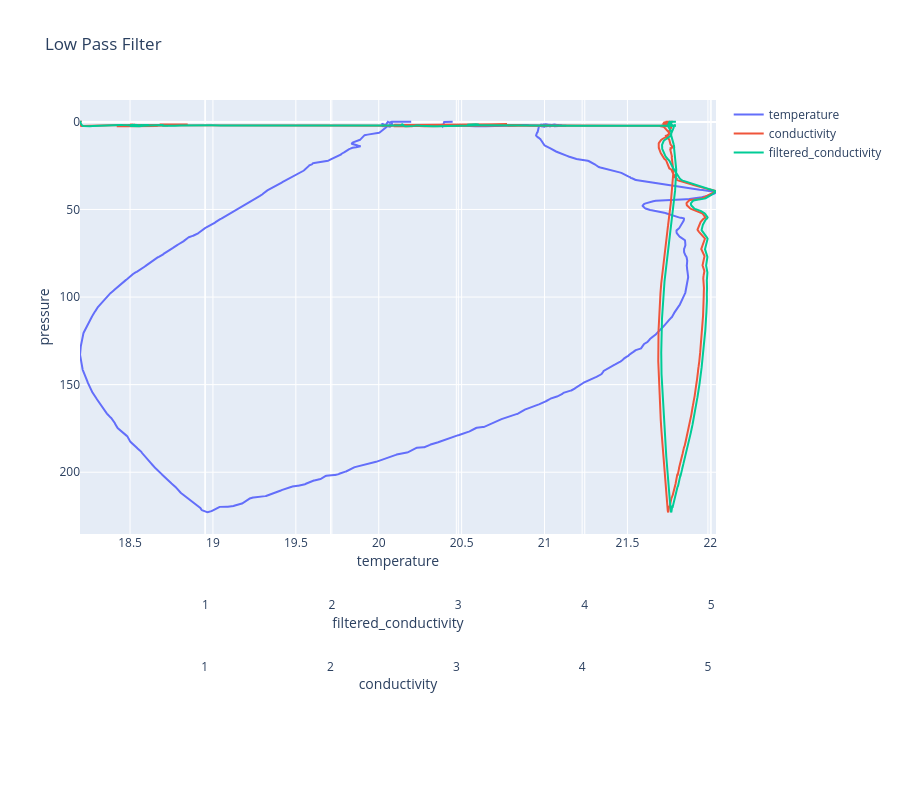

Notebook code for this chart:
### Markdown cell above
## [Low Pass Filter](#proc-list)

This section shows how to use a low-pass filter on one or more columns of converted data. A low-pass filter removes high frequency data to make the data smoother. To make sure there is zero phase shift (no time shift), the filter is first applied forward through the data and then backward through the forward-filtered data. This removes any time shifts caused by the filter.  

Pressure data is typically filtered with a time constant equal to four times the CTD scan rate. Conductivity and temperature are typically filtered for *some* CTDs. Typical time constants are:  

| Instrument              | Temperature | Conductivity | Pressure |
|-------------------------|-------------|--------------|----------|
| SBE 19plus or 19plus V2 | 0.5         | 0.5          | 1.0      |

### Filter Formula
For a low-pass filter with time constant $Γ$:  
&emsp; $Γ= 1/2πf$  
&emsp; $T =$ sample interval (seconds)  
&emsp; $S_0 = 1/Γ$  
  
Laplace transform of the transfer function of a low-pass filter (single pole) with a time constant of $Γ$ seconds is:  

&emsp; $H(s) = \frac{1}{1 + (S/S_0)}$  
  
Using the bilinear transform:  

&emsp; $S - f(z) \overset{\Delta}{=} \frac{2(1-z^{-1})}{T(1+z^{-1})} = \frac{2(z-1)}{T(z+1)}$  

&emsp; $H(z) = \frac{1}{1 + \frac{2(z-1)}{T(z+1)S_0}} = \frac{z^{-1}+1}{1 + \frac{2}{TS_0}(1+\frac{1-2/TS_0}{1+2/TS_0}z^{-1})}$  

If:  

&emsp; $A = \frac{1}{1 + \frac{2}{TS_0}}$  

&emsp; $B = \frac{1 - \frac{2}{TS_0}}{1 + \frac{2}{TS_0}}$  

Then:  

&emsp; $H(z) = \frac{Y(z)}{X(z)} = \frac{A(z^{-1}+1)}{1+Bz^{-1}}$  
  
Where $z^{-1}$ is the unit delay (one scan behind).  
&emsp; $Y(z) (1 + Bz -1 ) = X(z) A (z -1 + 1)$  
&emsp; $y[N] + By[N-1] = Ax[N-1] + Ax[N]$  
&emsp; $y[N] = A(x[N] + x[N-1]) - By[N-1]$

### Code cell
# low pass filter
filtered_temperature = sp.low_pass_filter(
    x=ds["temperature"].values, time_constant=1, sample_interval=0.25
)
filtered_conductivity = sp.low_pass_filter(
    x=ds["conductivity"].values, time_constant=1, sample_interval=0.25
)
ds["filtered_temperature"] = ("scan", filtered_temperature)
ds["filtered_conductivity"] = ("scan", filtered_conductivity)

plot(
    dataset=ds,
    title="Low Pass Filter",
    x_names=["temperature", "conductivity", "filtered_conductivity"],
    x_bounds={},
)

### Figure 1 — Plotly figure (JSON) as saved in the notebook; plotly's stock layout.template omitted (floating-point values rounded to 4 significant figures; data arrays with more than 128 entries replaced by an {"elided": "..."} marker saying what was removed)
{"data": [{"name": "temperature", "type": "scatter", "x": {"elided": "3069 float values"}, "xaxis": "x", "y": {"elided": "3069 float values"}}, {"name": "conductivity", "type": "scatter", "x": {"elided": "3069 float values"}, "xaxis": "x2", "y": {"elided": "3069 float values"}}, {"name": "filtered_conductivity", "type": "scatter", "x": {"elided": "3069 float values"}, "xaxis": "x3", "y": {"elided": "3069 float values"}}], "layout": {"height": 800, "title": {"text": "Low Pass Filter"}, "xaxis": {"domain": [0, 1], "title": {"standoff": 5, "text": "temperature"}}, "xaxis2": {"overlaying": "x", "position": 0.1, "title": {"standoff": 5, "text": "conductivity"}}, "xaxis3": {"overlaying": "x", "position": 0.2, "title": {"standoff": 5, "text": "filtered_conductivity"}}, "xaxis4": {"overlaying": "x", "position": 0.3, "title": {"standoff": 5, "text": ""}}, "yaxis": {"autorange": "reversed", "domain": [0.3, 1], "position": 0, "title": {"standoff": 5, "text": "pressure"}}, "yaxis2": {"overlaying": "y", "position": 0.1, "title": {"standoff": 5, "text": ""}}, "yaxis3": {"overlaying": "y", "position": 0.2, "title": {"standoff": 5, "text": ""}}, "yaxis4": {"overlaying": "y", "position": 0.3, "title": {"standoff": 5, "text": ""}}}}
